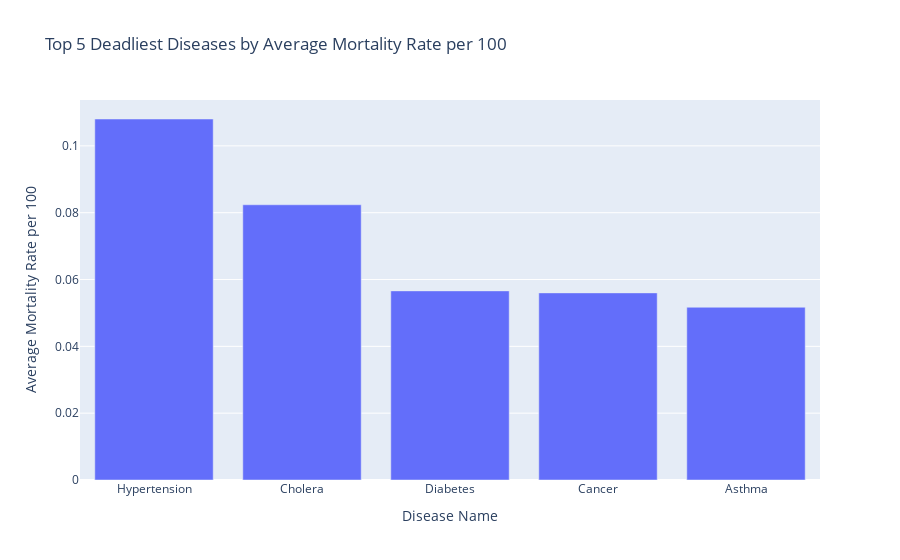

Notebook code for this chart:
### Code cell
# Visualisation
fig = px.bar(q1_pandas, x='Disease Name', y='avg_mortality', title='Top 5 Deadliest Diseases by Average Mortality Rate per 100')
fig.update_layout(xaxis_title='Disease Name', yaxis_title='Average Mortality Rate per 100')
fig.show()
# Uncomment to show chart
#fig.show("png")

### Figure 1 — Plotly figure (JSON) as saved in the notebook; plotly's stock layout.template omitted (floating-point values rounded to 4 significant figures)
{"data": [{"alignmentgroup": "True", "hovertemplate": "Disease Name=%{x}<br>avg_mortality=%{y}<extra></extra>", "legendgroup": "", "marker": {"color": "#636efa", "pattern": {"shape": ""}}, "name": "", "offsetgroup": "", "orientation": "v", "showlegend": false, "textposition": "auto", "type": "bar", "x": ["Hypertension", "Cholera", "Diabetes", "Cancer", "Asthma"], "xaxis": "x", "y": [0.108, 0.08237, 0.0566, 0.056, 0.0517], "yaxis": "y"}], "layout": {"barmode": "relative", "legend": {"tracegroupgap": 0}, "title": {"text": "Top 5 Deadliest Diseases by Average Mortality Rate per 100"}, "xaxis": {"anchor": "y", "domain": [0, 1], "title": {"text": "Disease Name"}}, "yaxis": {"anchor": "x", "domain": [0, 1], "title": {"text": "Average Mortality Rate per 100"}}}}
